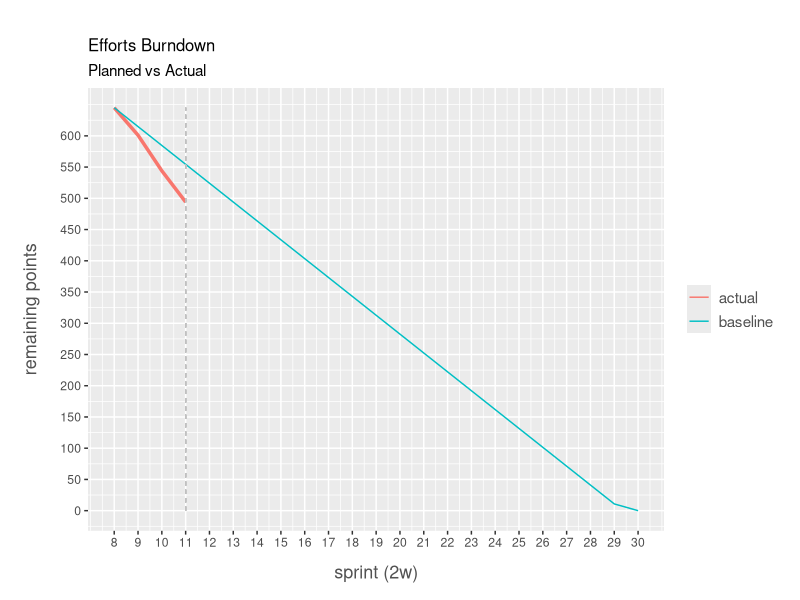

Recreate this plot in R.
library(ggplot2); library(scales); library(RColorBrewer);

# fte_theme taken from http://minimaxir.com/2015/02/ggplot-tutorial/
fte_theme <- function() {
    palette <- brewer.pal("Greys", n=9)
    color.background = palette[2]
    color.grid.major = palette[3]
    color.axis.text = palette[6]
    color.axis.title = palette[7]
    color.title = palette[9]

    theme_grey(base_size=11) +
        theme(legend.position="right") +
        theme(legend.text = element_text(size=11,color=color.axis.title)) +
        theme(legend.title = element_blank()) +

        # Set title and axis labels, and format these and tick marks
        theme(plot.title = element_text(color = color.title, size = 12,
                                        vjust = 1.25)) +
        #theme(axis.text.x=element_text(size=7,color=color.axis.text)) +
        #theme(axis.text.y=element_text(size=7,color=color.axis.text)) +
        theme(axis.title.x=element_text(size = 13, color = color.axis.title,
                                        vjust = -2)) +
        theme(axis.title.y=element_text(size = 13, color = color.axis.title,
                                        vjust = 5)) +

        theme(plot.margin = unit(c(1, .5, .75, 1), "cm"))
}

dat <- read.csv('burndown.csv')
baseline <- data.frame(dat$Sprint, dat$Baseline, rep('baseline', dim(dat)[1]))
actual <- data.frame(dat$Sprint, dat$Actual, rep('actual', dim(dat)[1]))
actual <- subset(actual, ! is.na(dat.Actual))
head <- c('sprint', 'efforts', 'type')
names(baseline) <- head
names(actual) <- head
burndown <- rbind(baseline, actual)

max_efforts <- max(burndown$efforts)
min_sprint <- min(burndown$sprint)
max_sprint <- max(burndown$sprint)
velocity <- max_efforts / (max_sprint - min_sprint)
ystep <- 50

min(actual$efforts)
plot <- ggplot(burndown, aes(sprint, efforts)) +
    geom_line(aes(color = type, size = type != 'baseline')) +
    geom_segment(aes(x = 11, xend = 11, y = 0, yend = max_efforts),
                 color = '#c0c0c0', size = 0.3, linetype = 'dashed') +
    scale_x_continuous(limits = c(min_sprint, max_sprint),
        breaks = seq(min_sprint, max_sprint, by=1), name = 'sprint (2w)') +
    scale_y_continuous(limits = c(0, max_efforts),
        breaks = seq(0, max_efforts, by=ystep), name = 'remaining points') +
    scale_size_manual(values = c(0.5, 1.2), guide = FALSE) +
    labs(title = 'Efforts Burndown',
         subtitle = 'Planned vs Actual') +
    fte_theme()

svg('burndown.svg')
plot
dev.off()
